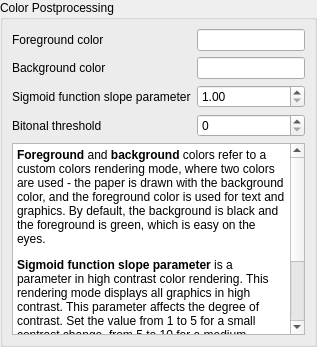
       <widget class="QWidget" name="cmsPostprocessingPage">
        <layout class="QVBoxLayout" name="verticalLayout_10">
         <property name="leftMargin">
          <number>0</number>
         </property>
         <property name="topMargin">
          <number>0</number>
         </property>
         <property name="rightMargin">
          <number>0</number>
         </property>
         <property name="bottomMargin">
          <number>0</number>
         </property>
         <item>
          <widget class="QGroupBox" name="cmsPostprocessingGroupBox">
           <property name="title">
            <string>Color Postprocessing</string>
           </property>
           <layout class="QVBoxLayout" name="verticalLayout_11" stretch="0,1">
            <item>
             <layout class="QGridLayout" name="gridLayout_2">
              <item row="1" column="1">
               <widget class="QLineEdit" name="backgroundColorEdit"/>
              </item>
              <item row="2" column="0">
               <widget class="QLabel" name="sigmoidParamLabel">
                <property name="text">
                 <string>Sigmoid function slope parameter</string>
                </property>
               </widget>
              </item>
              <item row="0" column="0">
               <widget class="QLabel" name="foregroundColorLabel">
                <property name="text">
                 <string>Foreground color</string>
                </property>
               </widget>
              </item>
              <item row="0" column="1">
               <widget class="QLineEdit" name="foregroundColorEdit"/>
              </item>
              <item row="1" column="0">
               <widget class="QLabel" name="backgroundColorLabel">
                <property name="text">
                 <string>Background color</string>
                </property>
               </widget>
              </item>
              <item row="2" column="1">
               <widget class="QDoubleSpinBox" name="sigmoidFunctionSlopeEdit">
                <property name="minimum">
                 <double>1.000000000000000</double>
                </property>
                <property name="maximum">
                 <double>100.000000000000000</double>
                </property>
               </widget>
              </item>
              <item row="3" column="0">
               <widget class="QLabel" name="bitonalThresholdLabel">
                <property name="text">
                 <string>Bitonal threshold</string>
                </property>
               </widget>
              </item>
              <item row="3" column="1">
               <widget class="QSpinBox" name="bitonalThresholdEdit">
                <property name="maximum">
                 <number>255</number>
                </property>
               </widget>
              </item>
             </layout>
            </item>
            <item>
             <widget class="QTextBrowser" name="cmsPPHelpTextBrowser">
              <property name="html">
               <string>&lt;!DOCTYPE HTML PUBLIC &quot;-//W3C//DTD HTML 4.0//EN&quot; &quot;http://www.w3.org/TR/REC-html40/strict.dtd&quot;&gt;
&lt;html&gt;&lt;head&gt;&lt;meta name=&quot;qrichtext&quot; content=&quot;1&quot; /&gt;&lt;meta charset=&quot;utf-8&quot; /&gt;&lt;style type=&quot;text/css&quot;&gt;
p, li { white-space: pre-wrap; }
hr { height: 1px; border-width: 0; }
li.unchecked::marker { content: &quot;\2610&quot;; }
li.checked::marker { content: &quot;\2612&quot;; }
&lt;/style&gt;&lt;/head&gt;&lt;body style=&quot; font-family:'Segoe UI'; font-size:9pt; font-weight:400; font-style:normal;&quot;&gt;
&lt;p style=&quot; margin-top:12px; margin-bottom:12px; margin-left:0px; margin-right:0px; -qt-block-indent:0; text-indent:0px;&quot;&gt;&lt;span style=&quot; font-weight:700;&quot;&gt;Foreground&lt;/span&gt; and &lt;span style=&quot; font-weight:700;&quot;&gt;background&lt;/span&gt; colors refer to a custom colors rendering mode, where two colors are used - the paper is drawn with the background color, and the foreground color is used for text and graphics. By default, the background is black and the foreground is green, which is easy on the eyes. &lt;/p&gt;
&lt;p style=&quot; margin-top:12px; margin-bottom:12px; margin-left:0px; margin-right:0px; -qt-block-indent:0; text-indent:0px;&quot;&gt;&lt;span style=&quot; font-weight:700;&quot;&gt;Sigmoid function slope parameter&lt;/span&gt; is a parameter in high contrast color rendering. This rendering mode displays all graphics in high contrast. This parameter affects the degree of contrast. Set the value from 1 to 5 for a small contrast change, from 5 to 10 for a medium contrast change, and more than 10 for very high contrast rendering. &lt;/p&gt;
&lt;p style=&quot; margin-top:12px; margin-bottom:12px; margin-left:0px; margin-right:0px; -qt-block-indent:0; text-indent:0px;&quot;&gt;&lt;span style=&quot; font-weight:700;&quot;&gt;Bitonal threshold&lt;/span&gt; is used in the bitonal rendering color mode. It distinguishes between black and white colors. However, the threshold for images is determined automatically. &lt;/p&gt;&lt;/body&gt;&lt;/html&gt;</string>
              </property>
             </widget>
            </item>
           </layout>
          </widget>
         </item>
        </layout>
       </widget>
